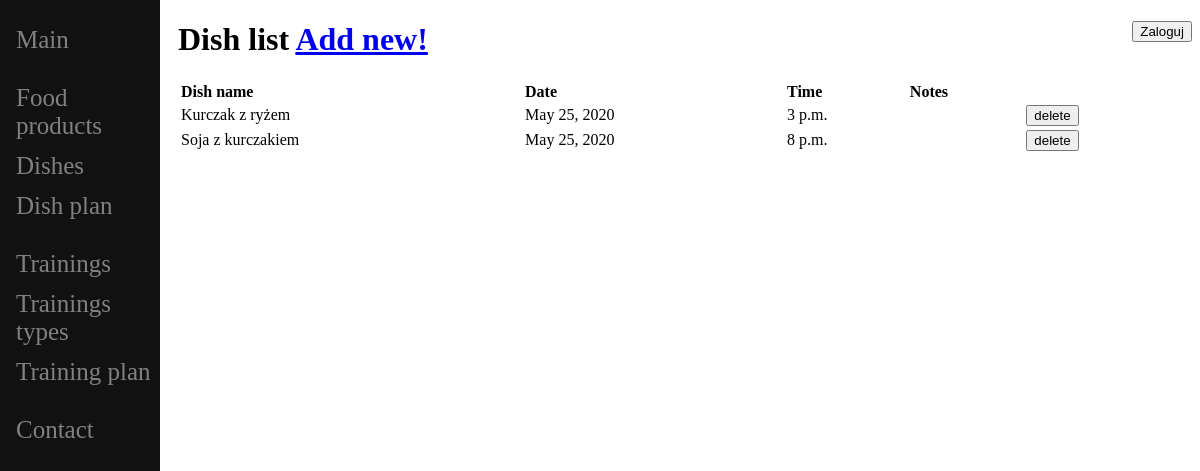
/dish_plan_list/, run on the app's committed database.
### diet_diary/models.py (models this page shows, shortened)
class DishPlan(models.Model):
    dish = models.ForeignKey(Dish, on_delete=models.CASCADE)
    date = models.DateField()
    time = models.TimeField()
    notes = models.CharField(max_length=512, blank=True)

class Dish(models.Model):
    name = models.CharField(max_length=128, unique=True)
    dish_kcal = models.FloatField(validators=[MinValueValidator(0)], blank=True, null=True)
    dish_protein = models.FloatField(validators=[MinValueValidator(0)], blank=True, null=True)
    dish_carbs = models.FloatField(validators=[MinValueValidator(0)], blank=True, null=True)
    dish_fat = models.FloatField(validators=[MinValueValidator(0)], blank=True, null=True)
    food_products = models.ManyToManyField(FoodProduct, through="DishDetails")
    def __str__(self):
        return self.name

### diet_diary/views.py (the view, shortened to what this page needs)
# urls.py: path('dish_plan_list/', DishPlanView.as_view(), name="dish-plan-list"),
class DishPlanView(View):
    def get(self, request):
        db_elements = DishPlan.objects.all().order_by('date', 'time')  # jeszcze raz .order_by('time') ?
        ctx = {
            "db_elements": db_elements,
        }
        return render(request, 'dish_plan_list.html', ctx)

### diet_diary/templates/dish_plan_list.html (shortened to what this page needs)
{%  extends "base.html" %}
{% block content_title %}
    Dish list <a href="/dish_plan_add/">Add new!</a>
{% endblock %}
{% block content %}
    <table style="width:100%" {{ table_hidden }}>
        <tr>
            <th align="left">Dish name</th>
            <th align="left">Date</th>
            <th align="left">Time</th>
            <th align="left">Notes</th>
        </tr>
        {% for element in db_elements %}
        <tr>
            <td>{{ element.dish }}</td>
            <td>{{ element.date }}</td>
            <td>{{ element.time }}</td>
            <td>{{ element.notes }}</td>
            <td>
                <form action='/dish_plan_list/' method='POST'>
                    <button type='submit' name="usuń" value={{ element.id }}>delete</button>
                </form>
            </td>
        </tr>
        {% endfor %}
    </table>
{% endblock %}

### diet_diary/static/diet_diary/style.css (style rules this page uses)
* { box-sizing: border-box; }

### data on the page
DishPlan: dish "Kurczak z ryżem", date "May 25, 2020", time "3 p.m.", {{ element.id }} 1 (drawn)
DishPlan: dish "Soja z kurczakiem", date "May 25, 2020", time "8 p.m.", {{ element.id }} 2 (drawn)
